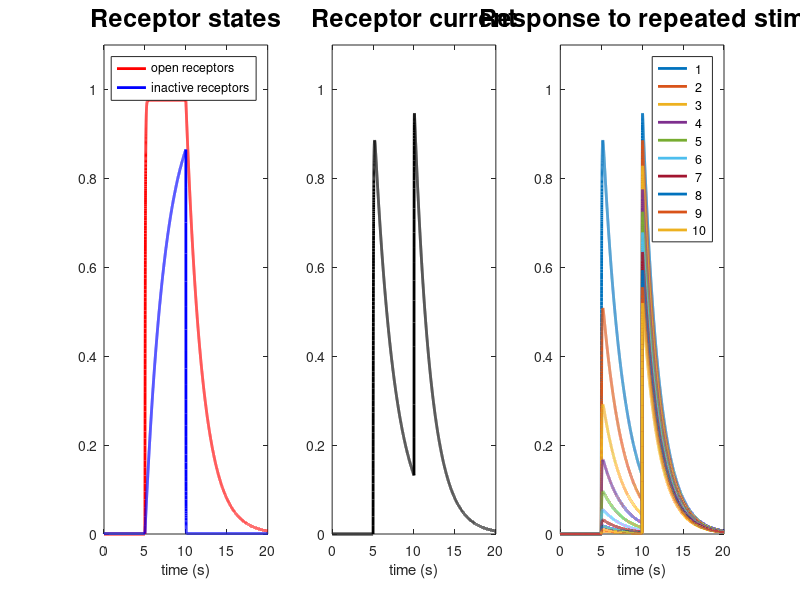

Reproduce this figure in MATLAB.
% This is a single receptor model where open receptors gradually become
% inactivated, and inactivation is relieved by bitter removal. 

% This version is a deterministic model. Current is given by the product of
% variable m (reflects receptor opening) and variable h (reflects
% receptor's inactivation state). This models the behavior of a population
% of receptors.

% Receptors can be open and active (m=1,h=1), open and inactive (m=1,h=0),
% closed and active (m=0,h=1), or closed and inactive (m=0,h=0).

% This script simulates repeated bitter stimulation to model habituation by
% modulating current based on the number of previous stimuli and the
% receptor's bound state.

%% Model parameters

aM = 0.5; % closing rate (unbound or bound)
bM = 0; % opening rate (unbound)
bMs = 20; % opening rate (bound)
aH = 0.1; % inactivation rate (unbound)
aHs = 0.4; % inactivation rate (bound)
bH = 100; % de-inactivation rate (unbound)
bHs = 0; % de-inactivation rate (bound)

bitter_duration = 5; % in sec
T = bitter_duration + 15; % total time in sec
dt = 0.001; % size of timestep
t = 0:dt:T;

m = zeros(length(t),1); % all receptors start closed
h = ones(length(t),1); % all receptors start in non-inactivated state

s = double(((t>5) & (t<= (5+bitter_duration)))); % bitter presented at t=5 sec

% habituation parameters
num_stim = 10;
tau_H_bound = 1.8; % tau for response decay if bound
tau_H_unbound = 15; % tau for response decay if unbound
H_bound = zeros(1,num_stim);
H_unbound = zeros(1,num_stim);
for i = 1:num_stim
    H_bound(i) = exp(-(i-1)./tau_H_bound);
    H_unbound(i) = exp(-(i-1)./tau_H_unbound);
end

% H determines how current is modulated by habituation
H = zeros(num_stim, length(t));
for n = 1:num_stim
    for i = 1:length(t)
        if s(i) == 0
            H(n,i) = H_unbound(n);
        else
            H(n,i) = H_bound(n);
        end
    end
end


%% Run simulation

for i=2:length(t)
    
    % choose which values to use depending on if bound or unbound
    if s(i) == 1
        bM_curr = bMs;
        aH_curr = aHs;
        bH_curr = bHs;
    else
        bM_curr = bM;
        aH_curr = aH;
        bH_curr = bH;
    end
        
    % m(t) is calculated as m(t-1), minus open receptors that closed, plus
    % closed receptors that opened
    m(i) = m(i-1) - aM*dt*m(i-1) + bM_curr*dt*(1-m(i-1)); 
    
    % h(t) is calculated as h(t-1), minus active receptors that
    % inactivated, plus inactive receptors that de-inactivated
    h(i) = h(i-1) - aH_curr*dt*h(i-1) + bH_curr*dt*(1-h(i-1)); 
    
end

current = m.*h;
current_alltrials = repmat(current',num_stim,1);
current_habit = current_alltrials .* H;

%% Plot results

figure;
set(gcf, 'Position', [100,400,1200,300])

subplot(1,3,1)
plot(t,m,'LineWidth', 2, 'Color','r')
hold on
plot(t,1-h,'LineWidth', 2, 'Color','b')
ylim([0 1.1])
xlim([0 T])
title('Receptor states','FontSize',18)
legend('open receptors', 'inactive receptors')
xlabel('time (s)')

subplot(1,3,2)
plot(t,current,'LineWidth', 2, 'Color','k')
ylim([0 1.1])
title('Receptor current','FontSize',18)
xlabel('time (s)')

subplot(1,3,3)
plot(t,current_habit','LineWidth', 2)
ylim([0 1.1])
title('Response to repeated stim','FontSize',18)
legend(num2str(linspace(1,num_stim,num_stim)')) 
xlabel('time (s)')

% saveas(gcf,'habit.fig')
% saveas(gcf,'habit.png')
% 
% save('habit.mat', 'current','current_habit','m','h',...
%     'bitter_duration','aM','bM','bMs','aH','aHs','bH','bHs')